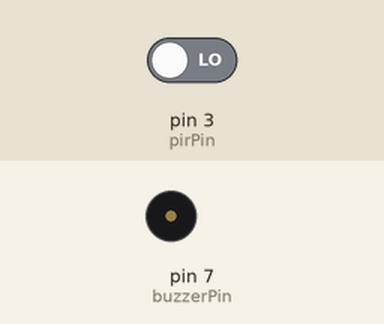
Recording of a sketch running on a simulated Arduino Uno, built with avr-gcc and run on an emulated ATmega328P. On the bench: buzzer (waves = sounding, pin HIGH). Inputs (shaded band) come from the test bench; at power-on: pin 3 (pirPin) LOW.

Above: at 1.2 s.
1.3 s: pin 3 (pirPin) driven HIGH
At 2.5 s:
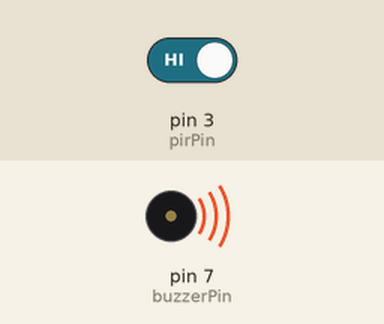
2.8 s: pin 3 (pirPin) driven LOW
At 3.7 s:
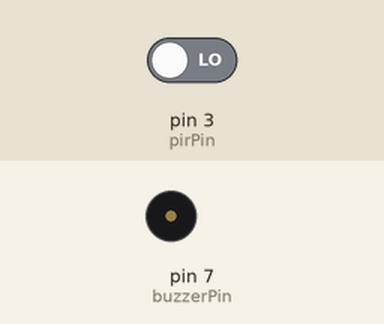
Timing chart, 0 to 5.8 s (numbered marks = the images above; inputs shaded):
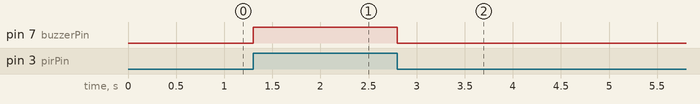

Measured:
- after the input at 1.3 s, pin 7 (buzzerPin): LOW → HIGH at once
- after the input at 2.8 s, pin 7 (buzzerPin): HIGH → LOW at once

The sketch:

KitB_House_IOT_Kit-Project_1_Motion_Buzzer.ino
```cpp
int pirPin = 3;
int buzzerPin = 7;

void setup() {
  pinMode(pirPin, INPUT);
  pinMode(buzzerPin, OUTPUT);
}

void loop() {

  int checkSensor = digitalRead(pirPin);
  if (checkSensor == HIGH) {
    digitalWrite(buzzerPin, HIGH);
  }

  else {
    digitalWrite(buzzerPin, LOW);
  }
}
```
